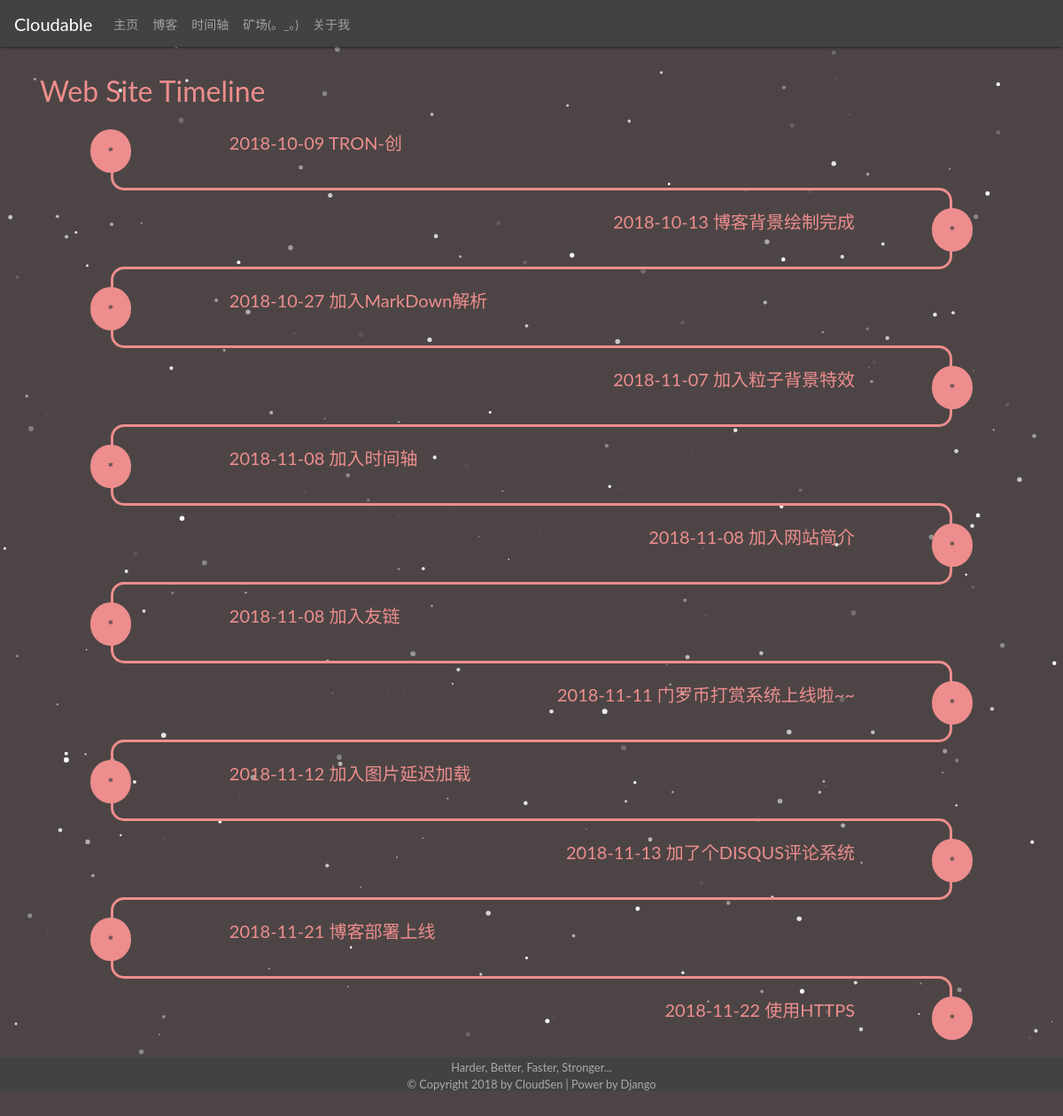
The app's page /cloudsen_blog/timeline/site-timeline/ with its own data.
### cloudsen_blog/models.py (models this page shows, shortened)
class SiteTimeLine(models.Model):
    title = models.CharField(max_length=30)
    content = MarkdownxField()
    create_time = models.DateTimeField()
    update_time = models.DateTimeField(auto_now=True)
    is_deleted = models.BooleanField(default=False)
    @property
    def formatted_markdown(self):
        return markdownify(self.content)

### cloudsen_blog/views.py (the view)
# urls.py: path('timeline/site-timeline/', views.go_site_timeline_page, name='go_site_timeline'),
def go_site_timeline_page(request: HttpRequest):
    timelines = list_all_site_timeline()
    context = {'timelines': timelines}
    return render(request, 'cloudsen_blog/timeline/site-timeline.html', context)

### cloudsen_blog/views.py (called while the page is built)
def list_all_site_timeline():
    return models.SiteTimeLine.objects.filter(is_deleted=False).order_by('create_time')

### cloudsen_blog/templates/cloudsen_blog/timeline/site-timeline.html (shortened to what this page needs)
{% extends 'cloudsen_blog/common-templates/base.html' %}
{% load staticfiles %}
{% block body %}
    <div class="container-fluid blue-bg">
        <div class="container min-width-350">
            <h2 class="pb-3 pt-2">Web Site Timeline</h2>
            {% for timeline in timelines %}
                {% if forloop.counter|divisibleby:2 %}
                    <div class="row align-items-center justify-content-end how-it-works">
                        <div class="col-6 text-right">
                            <h5>
                                <i class="material-icons icon-normal">&#xE192;</i>
                                {{ timeline.create_time| date:'Y-m-d' }}
                                {{ timeline.title }}
                            </h5>
                        </div>
                        {% if forloop.counter != timelines.count %}
                            <div class="col-2 text-center full">
                                <div class="circle">*</div>
                            </div>
                        {% elif forloop.counter == timelines.count %}
                            <div class="col-2 text-center top-right">
                                <div class="circle">*</div>
                            </div>
                        {% endif %}
                    </div>
                    {% if forloop.counter != timelines.count %}
                        <div class="row timeline">
                            <div class="col-2">
                                <div class="corner right-bottom"></div>
                            </div>
                            <div class="col-8">
                                <hr/>
                            </div>
                            <div class="col-2">
                                <div class="corner top-left"></div>
                            </div>
                        </div>
                    {% endif %}
                {% else %}
                    <div class="row align-items-center how-it-works">
                        {% if forloop.first %}
                            <div class="col-2 text-center bottom">
                                <div class="circle">*</div>
                            </div>
                        {% elif forloop.counter != timelines.count %}
                            <div class="col-2 text-center full-left">
                                <div class="circle">*</div>
                            </div>
                        {% elif forloop.counter == timelines.count %}
                            <div class="col-2 text-center top">
                                <div class="circle">*</div>
                            </div>
                        {% endif %}
                        <div class="col-6">
                            <h5>
                                <i class="material-icons icon-normal">&#xE192;</i>
                                {{ timeline.create_time| date:'Y-m-d' }}
                                {{ timeline.title }}
                            </h5>
                        </div>
                    </div>
                    {% if forloop.counter != timelines.count %}
                        <div class="row timeline">
                            <div class="col-2">
                                <div class="corner top-right"></div>
                            </div>
                            <div class="col-8">
                                <hr/>
                            </div>
                            <div class="col-2">
                                <div class="corner left-bottom"></div>
                            </div>
                        </div>
                    {% endif %}
                {% endif %}
            {% endfor %}
        </div>
    </div>
{% endblock %}
{% block extension-of-header %}
    <link rel="stylesheet" href="{% static 'cloudsen_blog/css/site_timeline.css' %}"/>
{% endblock %}

### cloudsen_blog/templates/cloudsen_blog/common-templates/base.html (shortened to what this page needs)
{% load staticfiles %}
<!doctype html>
<html lang="en">
<head>
    <link rel="stylesheet"
          href="{% static '/redqueen/css/bootstrap-material-design/bootstrap-material-design.min.css' %}">
    <link rel="stylesheet"
          href="{% static '/redqueen/css/bootstrap-material-design/bootstrap-material-fonts-icons.css' %}">
    <link rel="stylesheet" href="{% static '/cloudsen_blog/css/base.css' %}">
    <link rel="stylesheet" href="{% static '/redqueen/css/markdown/github-markdown.css' %}">
    {% block extension-of-header %}{% endblock %}
</head>
<body>
<div id="particles-js"></div>
{% include  'cloudsen_blog/common-templates/header.html' %}
<main class="container-fluid" role="main">
    <div class="row" style="height: 56px;">
        <div class="col-sm-12 col-md-12 col-lg-12"></div>
    </div>
    <div class="row" style="height: 20px;">
        <div class="col-sm-12 col-md-12 col-lg-12">
        </div>
    </div>
    {% block body %}{% endblock %}
</main>
{% include  'cloudsen_blog/common-templates/footer.html' %}
</body>
</html>

### cloudsen_blog/templates/cloudsen_blog/common-templates/header.html (shortened to what this page needs)
<nav class="navbar navbar-expand-md navbar-dark bg-dark fixed-top" style="z-index: 999">
    <a class="navbar-brand mb-0 h1" href="{% url 'go_cloudsen_home' %}">Cloudable</a>
    <div class="collapse navbar-collapse" id="navbarSupportedContent">
        <ul class="navbar-nav mr-auto">
            <li class="nav-item">
                <a class="nav-link" href="{% url 'go_cloudsen_home' %}">主页
                </a>
            </li>
            <li class="nav-item">
                <a class="nav-link" href="{% url 'go_blog_page' %}">博客</a>
            </li>
            <li class="nav-item">
                <a class="nav-link" href="{% url 'go_site_timeline' %}">时间轴</a>
            </li>
            <li class="nav-item">
                <a class="nav-link" href="{% url 'go_monero_mine' %}">矿场(。_。)</a>
            </li>
            <li class="nav-item">
                <a class="nav-link" href="{% url 'go_about_me' %}">关于我</a>
            </li>
        </ul>
    </div>
</nav>

### cloudsen_blog/templates/cloudsen_blog/common-templates/footer.html
<footer class="container-fluid footer text-center bg-dark text-gray">
    <div class="row">
        <div class="col-sm-12 col-md-12">
            <small>Harder, Better, Faster, Stronger...</small>
        </div>
    </div>
    <div class="row">
        <div class="col-sm-12 col-md-12 col-lg-12 d-none d-sm-block d-md-block d-lg-block">
            <small>© Copyright 2018 by CloudSen | Power by Django </small>
        </div>
    </div>
</footer>

### cloudsen_blog/static/cloudsen_blog/css/base.css (style rules this page uses)
html, body { font-family: 'Josefin Sans', -apple-system, BlinkMacSystemFont, "Helvetica Neue", "PingFang SC", "'Hiragino Sans GB", STHeiti, "Microsoft Yahei", "Source Han Sans SC", "Noto Sans CJK SC", "WenQuanYi Micro Hei", Arial, Verdana, sans-serif; height: 100%; padding: 0; margin: 0; }
body { display: flex; flex-direction: column; }
main { flex: 1 0 auto; }
footer { flex: 0 0 auto; }
#particles-js { position: absolute; left: 0; top: 0; right: 0; bottom: 0; z-index: 0; }
.text-gray { color: #aaaaaa; }
.icon-normal { vertical-align: middle; }
.min-width-350 { min-width: 350px; }

### cloudsen_blog/static/cloudsen_blog/css/site_timeline.css (style rules this page uses)
html, body { font: 100% "Lato", sans-serif; font-weight: lighter; height: 100%; background-color: #4D4545; }
.blue-bg { background-color: #4D4545; color: #ED8D8D; height: 100%; }
.circle { font-weight: bold; padding: 15px 20px; border-radius: 50%; background-color: #ED8D8D; color: #4D4545; max-height: 50px; z-index: 2; }
.how-it-works.row { display: flex; }
.how-it-works.row .col-2 { display: inline-flex; align-self: stretch; align-items: center; justify-content: center; }
.how-it-works.row .col-2::after { content: ""; position: absolute; border-left: 3px solid #ED8D8D; z-index: 1; }
.how-it-works.row .col-2.bottom::after { height: 50%; left: 50%; top: 50%; }
.how-it-works.row .col-2.full::after { height: 100%; left: calc(50% - 3px); }
.how-it-works.row .col-2.full-left::after { height: 100%; left: calc(50%); }
.how-it-works.row .col-2.top-right::after { height: 50%; left: calc(50% - 3px); top: 0; }
.timeline div { padding: 0; height: 40px; }
.timeline hr { border-top: 3px solid #ED8D8D; margin: 0; top: 17px; position: relative; }
.timeline .col-2 { display: flex; overflow: hidden; }
.timeline .corner { border: 3px solid #ED8D8D; width: 100%; position: relative; border-radius: 15px; }
.timeline .top-right { left: 50%; top: -50%; }
.timeline .left-bottom { left: -50%; top: calc(50% - 3px); }
.timeline .top-left { left: -50%; top: -50%; }
.timeline .right-bottom { left: 50%; top: calc(50% - 3px); }

### records on screen
SiteTimeLine: create_time "2018-10-09", title "TRON-创"
SiteTimeLine: create_time "2018-10-13", title "博客背景绘制完成"
SiteTimeLine: create_time "2018-10-27", title "加入MarkDown解析"
SiteTimeLine: create_time "2018-11-07", title "加入粒子背景特效"
SiteTimeLine: create_time "2018-11-08", title "加入时间轴"
SiteTimeLine: create_time "2018-11-08", title "加入网站简介"
SiteTimeLine: create_time "2018-11-08", title "加入友链"
SiteTimeLine: create_time "2018-11-11", title "门罗币打赏系统上线啦~~"
SiteTimeLine: create_time "2018-11-12", title "加入图片延迟加载"
SiteTimeLine: create_time "2018-11-13", title "加了个DISQUS评论系统"
SiteTimeLine: create_time "2018-11-21", title "博客部署上线"
SiteTimeLine: create_time "2018-11-22", title "使用HTTPS"
